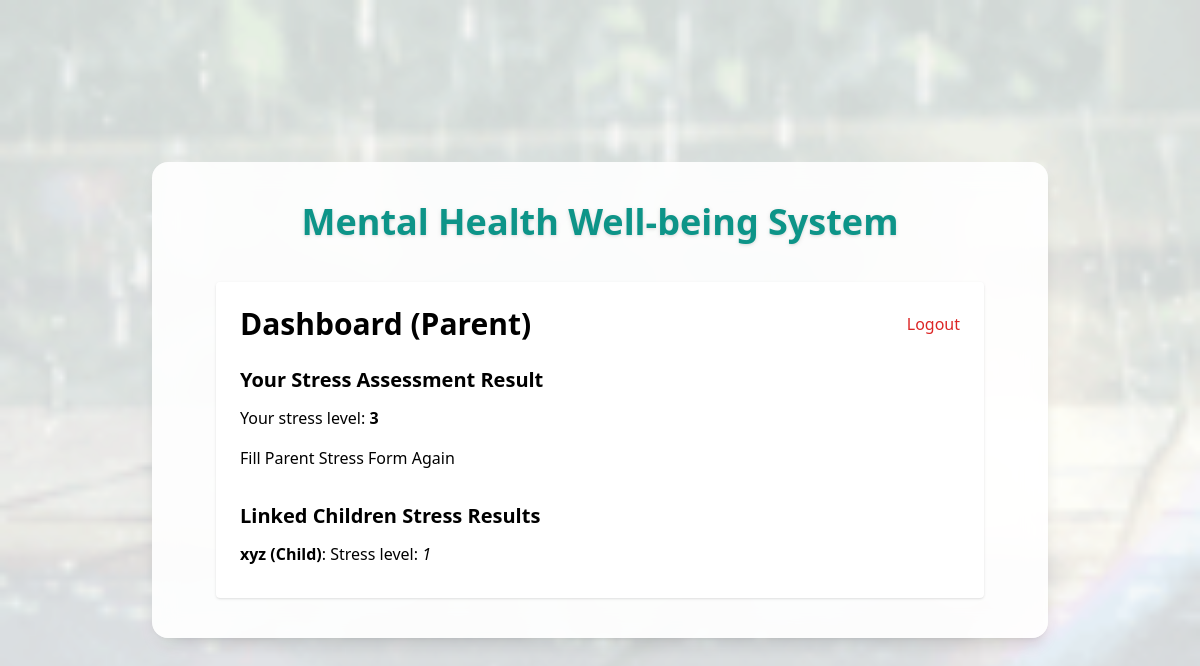
/dashboard/ (signed in), run on an earlier commit of the app's database.
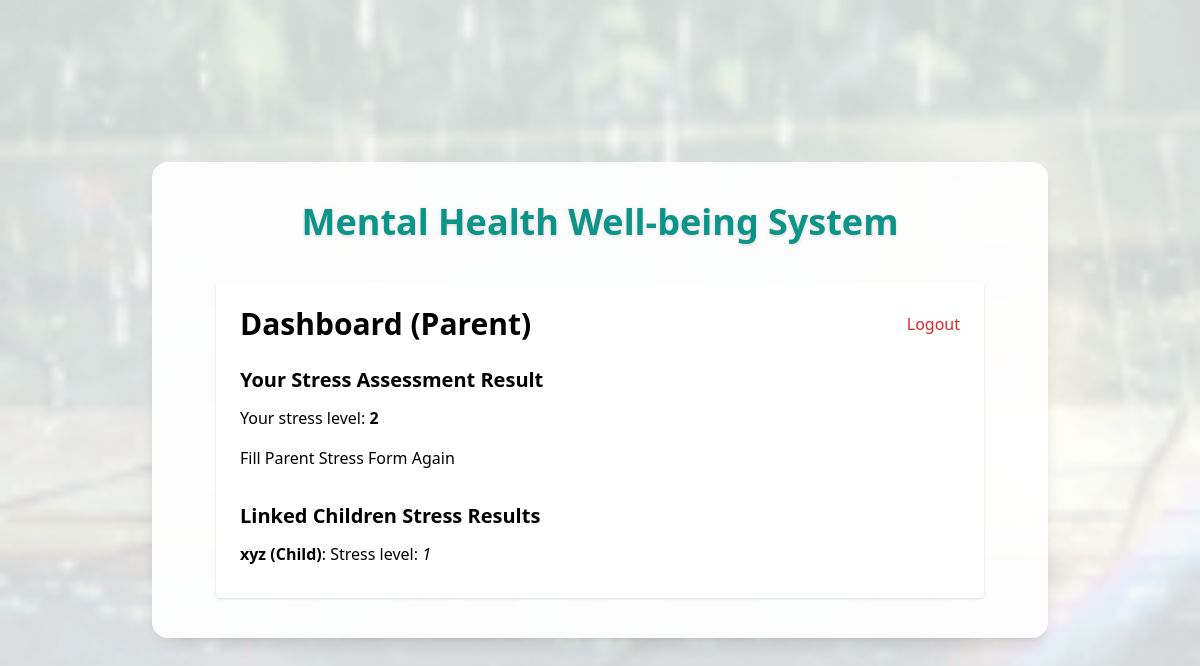
And on a later commit of the database.
### mental_health_app/models.py (models this page shows)
class StressResult(models.Model):
    user = models.OneToOneField(User, on_delete=models.CASCADE)
    stress_level = models.IntegerField()
    created_at = models.DateTimeField(auto_now_add=True)

### mental_health_app/views.py (the view, shortened to what this page needs)
# urls.py: path('dashboard/', views.dashboard, name='dashboard'),
@login_required
def dashboard(request):
    profile = request.user.userprofile
    own_result = None
    linked_results = []
    try:
        own_result = StressResult.objects.get(user=request.user)
    except StressResult.DoesNotExist:
        own_result = None
    if profile.role == 'parent':
        children = UserProfile.objects.filter(linked_parent=request.user, role='child')
        for child_profile in children:
            try:
                res = StressResult.objects.get(user=child_profile.user)
                linked_results.append({'user': child_profile.user.username, 'role': 'Child', 'stress_level': res.stress_level})
            except StressResult.DoesNotExist:
                linked_results.append({'user': child_profile.user.username, 'role': 'Child', 'stress_level': None})
    return render(request, 'stress_app/dashboard.html', {
        'own_result': own_result,
        'linked_results': linked_results,
        'role': profile.role,
    })

### mental_health_app/templates/stress_app/dashboard.html (shortened to what this page needs)
{% extends 'stress_app/base.html' %}
{% block content %}
<div class="max-w-3xl mx-auto mt-10 p-6 bg-white rounded shadow">
  <div class="flex justify-between items-center mb-6">
    <h2 class="text-3xl font-bold">Dashboard ({{ role|title }})</h2>
    <form method="post" action="{% url 'logout' %}">
      <button type="submit" class="btn-logout text-red-600 hover:underline">Logout</button>
    </form>
  </div>
  <section class="mb-8">
    <h3 class="text-xl font-semibold mb-3">Your Stress Assessment Result</h3>
    {% if own_result %}
      <p>Your stress level: <strong>{{ own_result.stress_level }}</strong></p>
      <p class="mt-4">
        {% if role == 'parent' %}
          <a href="{% url 'parent_form' %}" class="btn-primary">Fill Parent Stress Form Again</a>
        {% elif role == 'child' %}
          <a href="{% url 'child_form' %}" class="btn-primary">Fill Child Stress Form Again</a>
        {% endif %}
      </p>
    {% endif %}
  </section>
  <section>
    <h3 class="text-xl font-semibold mb-3">
      Linked
      {% if role == 'parent' %}
        Children
      {% else %}
        Parent
      {% endif %}
      Stress Results
    </h3>
    {% if linked_results %}
      <ul>
        {% for res in linked_results %}
          <li class="mb-2">
            <strong>{{ res.user }} ({{ res.role }})</strong>:
            {% if res.stress_level %}
              Stress level: <em>{{ res.stress_level }}</em>
            {% endif %}
          </li>
        {% endfor %}
      </ul>
    {% else %}
      <p>No linked users found.</p>
    {% endif %}
  </section>
</div>
{% endblock %}

What changed in the data, as far as the page shows it:
changed StressResult: stress_level "3" → "2"
